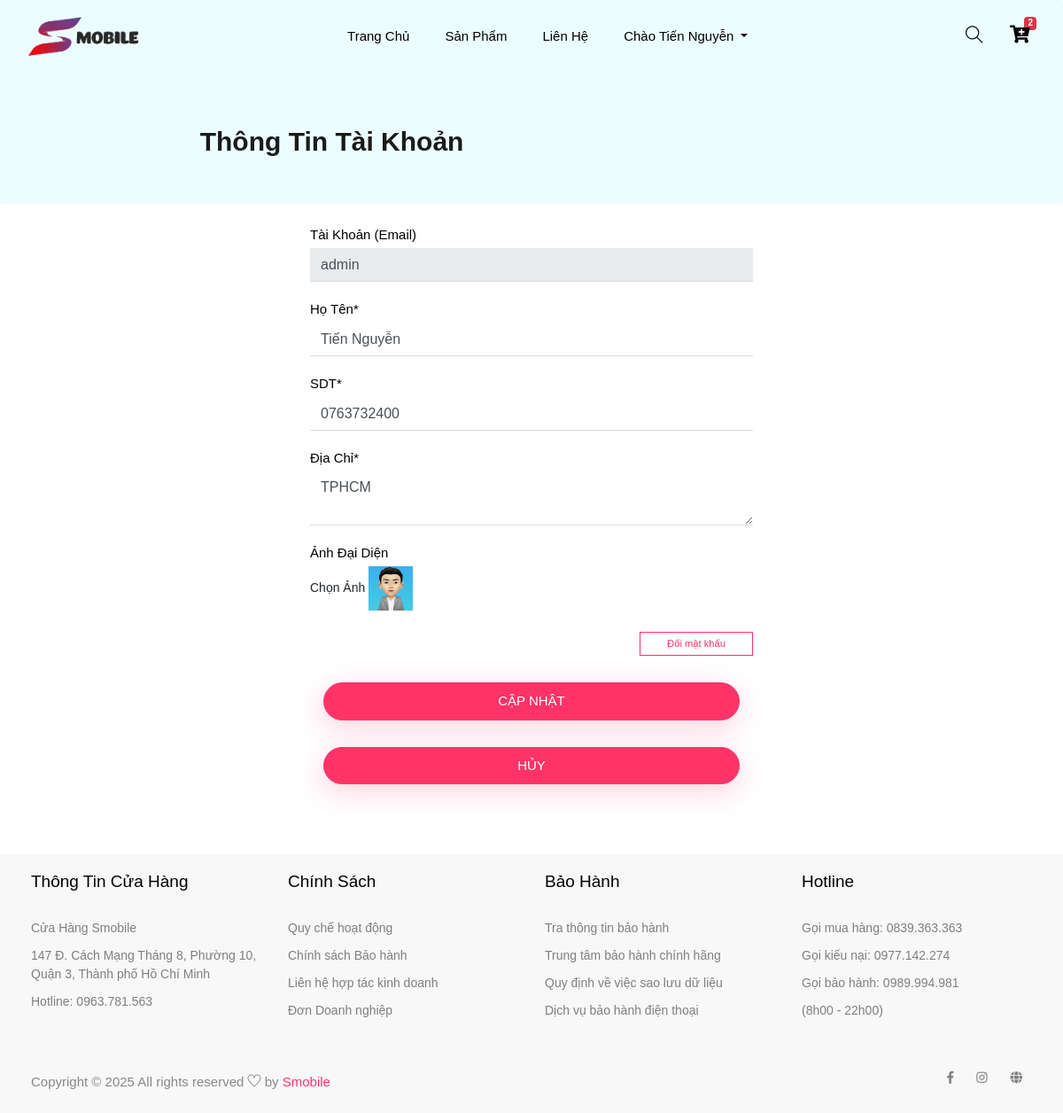
The page /infor.php (signed in) on the database its author committed.
### tables this page shows
CREATE TABLE `taikhoan` (
  `id` int(11) NOT NULL,
  `taikhoan` varchar(55) NOT NULL,
  `matkhau` varchar(50) NOT NULL,
  `hoten` varchar(100) NOT NULL,
  `anh` text NOT NULL,
  `sdt` text NOT NULL,
  `diachi` varchar(255) NOT NULL,
  `phanquyen` int(11) NOT NULL DEFAULT 0,
  `status` int(11) NOT NULL DEFAULT 0
);

### connect.php (called while the page is built, shortened)
<?php
function selectAll($sql)
{
    $result = $GLOBALS['conn']->query($sql);
    return $result;
}
function rowCount($sql){
    $result =  $GLOBALS['conn']->query($sql);
    return $result->rowCount();
}
?>

### infor.php (the view, shortened to what this page needs)
<?php
    include './connect.php';
?>
<!doctype html>
<html lang="zxx">
<head>
    <link rel="stylesheet" href="css/bootstrap.min.css">
    <link rel="stylesheet" href="css/animate.css">
    <link rel="stylesheet" href="css/owl.carousel.min.css">
    <link rel="stylesheet" href="css/all.css">
    <link rel="stylesheet" href="css/flaticon.css">
    <link rel="stylesheet" href="css/themify-icons.css">
    <link rel="stylesheet" href="css/magnific-popup.css">
    <link rel="stylesheet" href="css/slick.css">
    <link rel="stylesheet" href="css/style.css">
</head>
<body>
    <?php include 'header.php';?>
  <section class="breadcrumb header_bg">
        <div class="container">
            <div class="row justify-content-center a2">
                <div class="col-lg-8 a2">
                        <div class="a1">
                            <h2>Thông Tin Tài Khoản</h2>
                        </div>
                </div>
            </div>
        </div>
    </section>
    <section class="login_part" style="font-family: arial">
        <div class="container">
                <div class="col-lg-6 col-md-6" style="margin:auto;">
                    <div class="login_part_form" style="padding-top:20px;">
                        <div class="login_part_form_iner">
                            <?php
                                foreach (selectAll("SELECT * FROM taikhoan WHERE id=$id_nguoidung") as $item) {
                                    $tencu = $item['hoten'];
                                    $taikhoancu = $item['taikhoan'];
                                    $sdtcu = $item['sdt'];
                                    $anh = $item['anh'];
                                    $diachicu = $item['diachi'];
                                }
                            ?>
                            <form class="row contact_form" action="" method="post" novalidate="novalidate" enctype="multipart/form-data">
                                <div class="col-md-12 form-group p_star">
                                    <p>Tài Khoản (Email)</p>
                                    <input type="text" class="form-control"  name="email" value="<?= $taikhoancu ?>" placeholder="Tài Khoản (Email)" readonly required >
                                </div>
                                <div class="col-md-12 form-group p_star">
                                    <p>Họ Tên*</p>
                                    <input type="text" id="hoten" class="form-control" name="hoten" required value="<?= $tencu ?>" placeholder="Họ Tên" required>
                                </div>
                                <div class="col-md-12 form-group p_star">
                                    <p>SDT*</p>
                                    <input type="text" id="sdt" class="form-control"  name="sdt" value="<?= $sdtcu ?>" placeholder="SDT" required>
                                </div>
                                <div class="col-md-12 form-group p_star">
                                    <p>Địa Chỉ*</p>
                                    <textarea type="text" id="diachi" class="form-control" cols="70" rows="2"  name="diachi" placeholder="Nhập địa chỉ" required ><?= $diachicu ?></textarea>
                                </div>
                                <div class="col-md-12 form-group p_star">
                                        <p>Ảnh Đại Diện</p>
                                        <label for="exampleInputEmail1">Chọn Ảnh</label>
                                        <label for="imgInp" style="cursor:pointer">
                                            <img id="blah" src="<?= empty($anh)?'./img/account/user.png':'./img/account/'.$anh.'' ?>" alt="your image" width="50px" height="50px" />
                                        </label>
                                </div>
                                <div class="col-md-12 form-group">
                                <a href="password.php" class="genric-btn primary-border small" style="float:right">Đổi mật khẩu</a>
                                    <div class="col-md-12 form-group p_star">
                                        <button type="submit" name="doithongtin" class="btn_3">
                                            Cập nhật
                                        </button>
                                        <a href="index.php" class="btn_3" style="text-align: center">
                                            Hủy
                                        </a>
                                    </div>
                                </div>
                            </form>
                        </div>
                    </div>
                </div>
        </div>
    </section>
    <?php
        include 'footer.php';
    ?>
</body>
</html>

### header.php (shortened to what this page needs)
<section class="main_menu home_menu">
    <div class="container">
        <div class="row align-items-center">
            <div class="col-lg-12">
                <nav class="navbar navbar-expand-lg navbar-light">
                    <a class="navbar-brand" href="index.php"> <img src="img/logo.png" alt="logo" style="height: 50px;"> </a>
                    <div class="collapse navbar-collapse main-menu-item" id="navbarSupportedContent">
                        <ul class="navbar-nav">
                            <li class="nav-item">
                                <a class="nav-link" href="index.php">Trang chủ</a>
                            </li>
                            <li class="nav-item">
                                <a class="nav-link" href="product.php">sản phẩm</a>
                            </li>
                            <li class="nav-item">
                                <a class="nav-link" href="contact.php">Liên hệ</a>
                            </li>
                            <?php
                                if (isset($_COOKIE["user"])) {
                                    $taikhoan = $_COOKIE["user"];
                                    foreach (selectAll("SELECT * FROM taikhoan WHERE taikhoan='$taikhoan'") as $item) {
                                        $ten = $item['hoten'];
                                    }
                            ?>
                                <li class="nav-item dropdown">
                                    <a class="nav-link dropdown-toggle" href="" id="navbarDropdown_3" role="button" data-toggle="dropdown" aria-haspopup="true" aria-expanded="false">
                                        Chào <?= $ten ?>
                                    </a>
                                </li>
                            <?php
                                }
                            ?>
                        </ul>
                    </div>
                    <div class="hearer_icon d-flex">
                        <a id="search_1" href="javascript:void(0)" style="cursor: pointer; margin: right -20px;"><i class="ti-search" style="font-size:20px"></i></a>
                        <div >
                            <a class="" href="cart.php" id="navbarDropdown3" role="button" >
                                <i class="fa fa-cart-plus"style="font-size:20px"></i>
                                <?php
                                    if (isset($_COOKIE["user"])) {
                                        $taikhoan = $_COOKIE["user"];
                                        foreach (selectAll("SELECT * FROM taikhoan WHERE taikhoan ='$taikhoan'") as $item) {
                                            $id_nguoidung = $item['id'];
                                        }
                                        if (rowCount("SELECT * FROM donhang WHERE id_taikhoan=$id_nguoidung && status=0")>0) {
                                            foreach (selectAll("SELECT * FROM donhang WHERE id_taikhoan=$id_nguoidung && status=0") as $items) {
                                                $id_donhang = $items['id'];
                                            }
                                            if(rowCount("SELECT * FROM ctdonhang WHERE id_donhang=$id_donhang")>0){
                                            ?>
                                            <span class='badge badge-danger' style='vertical-align: top; margin:-10px 0px 0px -10px; font-size:10px'><?= rowCount("SELECT * FROM ctdonhang WHERE id_donhang=$id_donhang") ?></span>
                                            <?php
                                            } else{
                                            ?>
                                                <span></span>
                                            <?php
                                            }
                                            ?>
                                            <?php
                                        }
                                    }
                                ?>
                            </a>
                        </div>
                    </div>
                </nav>
            </div>
        </div>
    </div>
</section>

### css/all.css (style rules this page uses)
.fa, .fas, .far, .fal, .fab { -moz-osx-font-smoothing: grayscale; -webkit-font-smoothing: antialiased; display: inline-block; font-style: normal; font-variant: normal; text-rendering: auto; line-height: 1; }
.fa-cart-plus:before { content: "\f217"; }
.fa, .fas { font-family: 'Font Awesome 5 Free'; font-weight: 900; }

### infor.php (style rules this page uses)
.header_bg { background-color: #ecfdff; height: 230px; background-position: center; background-repeat: no-repeat; background-size: cover; }
.a1 { padding-top:130px; }
.a2 { height: 230px; }

### rows shown on the page
taikhoan: hoten "Tiến Nguyễn", email "admin", sdt "0763732400", diachi "TPHCM", anh (picture)

### other values the page prints
rowCount("SELECT * FROM ctdonhang WHERE id_donhang=$id_donhang") "2"
